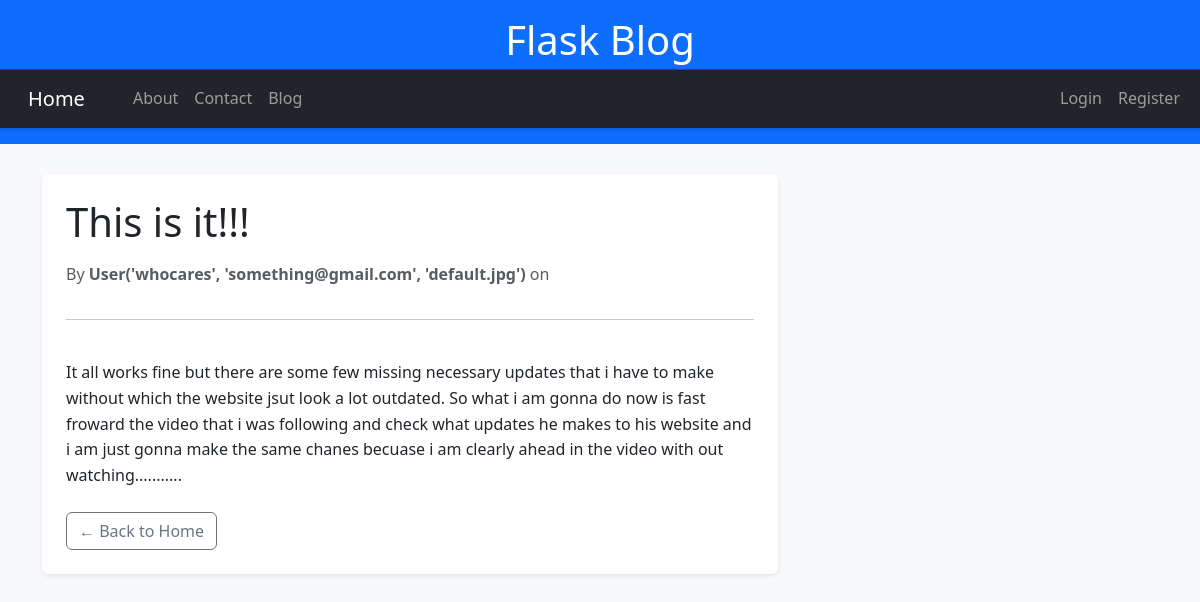
Screenshot of /post/2 with the database file from the repository.
### flaskBlogs/models.py (models this page shows, shortened)
class Post(db.Model, UserMixin):
    __tablename__ = 'posts'  # Explicitly set the table name
    id = db.Column(db.Integer, unique=True, primary_key=True)
    title = db.Column(db.String(100), nullable=False)
    content = db.Column(db.Text, nullable=False)
    date_posted = db.Column(db.DateTime, default=datetime.utcnow)
    is_public = db.Column(db.Boolean, default=True, nullable=False)
    user_id = db.Column(db.Integer, db.ForeignKey('users.id'), nullable=False)

class User(db.Model, UserMixin):
    __tablename__ = 'users'  # Explicitly set the table name
    id = db.Column(db.Integer,unique=True, primary_key=True)
    name= db.Column(db.String(100), nullable=False)
    username = db.Column(db.String(200), unique=True, nullable=False)
    email = db.Column(db.String(150), unique=True, nullable=False)
    image_file = db.Column(db.String(20), nullable=False, default='default.jpg')
    password = db.Column(db.String(60), nullable=False)
    posts = db.relationship('Post', backref='author', lazy=True)
    def __repr__(self):
        return f"User('{self.username}', '{self.email}', '{self.image_file}')"

### flaskBlogs/routes.py (the view)
@app.route('/post/<int:post_id>')
def post(post_id):
    post = Post.query.get_or_404(post_id)
    return render_template('post.html', title='Post Page', post=post, hide_sidebar=True)

### flaskBlogs/templates/post.html
{% extends "base.html" %}
{% block content %}
  <article class="post-detail card shadow-sm border-0 p-4">
    <h1 class="mb-3">{{ post.title }}</h1>
    <p class="text-muted">
      By <strong>{{ post.author }}</strong> on {{ post.date }}
    </p>
    <hr>
    <div class="mt-4">
      {{ post.content | safe }}
    </div>
    <div class="mt-4">
      <a href="/" class="btn btn-outline-secondary">← Back to Home</a>
    </div>
  </article>
{% endblock content %}

### flaskBlogs/static/main.css (style rules this page uses)
body { font-family: 'Segoe UI', sans-serif; background-color: #f8f9fc; color: #333; line-height: 1.6; }

### rows the page displays
Post: title "This is it!!!", content "It all works fine but there are some few missing necessary updates that i have to make without which the website jsut look a lot outdated. So what i am gonna do now is fast froward the video that i was following and check what updates he makes to his website and i am just gonna make the same chanes becuase i am clearly ahead in the video with out watching..........."
User: author "User('whocares', 'something@gmail.com', 'default.jpg')"
